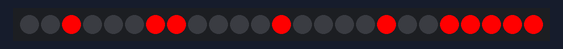
A sketch run on a simulated ESP32. On the bench: 25 RGB LEDs in strip order, left to right.

Above: at 3.1 s.
At 3.6 s:
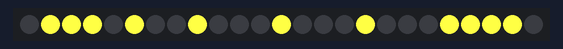
At 4.1 s:
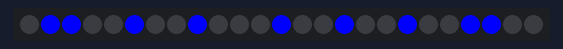

Measured:
- by itself, everything shown: repeats every 1.5 s, in 3 steps
- what the display in image 0 shows lasts 0.5 s, from 3.0 s to 3.5 s

The sketch:

t1.ino
```cpp
#include <FastLED.h>

#define LED_PIN 4
#define NUM_LEDS 25
#define BRIGHTNESS 255
#define LED_TYPE WS2811
#define COLOR_ORDER RGB
CRGB leds[NUM_LEDS];

const uint32_t ledarray0[] PROGMEM = {
0x00000000, 0x00000000, 0x00FF0000, 0x00000000, 0x00000000,
0x00000000, 0x00FF0000, 0x00FF0000, 0x00000000, 0x00000000,
0x00000000, 0x00000000, 0x00FF0000, 0x00000000, 0x00000000,
0x00000000, 0x00000000, 0x00FF0000, 0x00000000, 0x00000000,
0x00FF0000, 0x00FF0000, 0x00FF0000, 0x00FF0000, 0x00FF0000,
};

const uint32_t ledarray1[] PROGMEM = {
0x00000000, 0x00FFFF44, 0x00FFFF44, 0x00FFFF44, 0x00000000,
0x00FFFF44, 0x00000000, 0x00000000, 0x00FFFF44, 0x00000000,
0x00000000, 0x00000000, 0x00FFFF44, 0x00000000, 0x00000000,
0x00000000, 0x00FFFF44, 0x00000000, 0x00000000, 0x00000000,
0x00FFFF44, 0x00FFFF44, 0x00FFFF44, 0x00FFFF44, 0x00000000,
};

const uint32_t ledarray2[] PROGMEM = {
0x00000000, 0x000000FF, 0x000000FF, 0x00000000, 0x00000000,
0x000000FF, 0x00000000, 0x00000000, 0x000000FF, 0x00000000,
0x00000000, 0x00000000, 0x000000FF, 0x00000000, 0x00000000,
0x000000FF, 0x00000000, 0x00000000, 0x000000FF, 0x00000000,
0x00000000, 0x000000FF, 0x000000FF, 0x00000000, 0x00000000,
};

void setup() {
  delay(3000);  // power-up safety delay
  FastLED.addLeds<LED_TYPE, LED_PIN, COLOR_ORDER>(leds, NUM_LEDS)
    .setCorrection(TypicalLEDStrip);
  FastLED.setBrightness(BRIGHTNESS);
}

void loop() {
  for (int i = 0; i < 64; i++) {
    leds[i] = ledarray0[i];
  }
  FastLED.show();
  delay(500);
  for (int i = 0; i < 64; i++) {
    leds[i] = ledarray1[i];
  }
  FastLED.show();
  delay(500);
  for (int i = 0; i < 64; i++) {
    leds[i] = ledarray2[i];
  }
  FastLED.show();
  delay(500);
}
```
